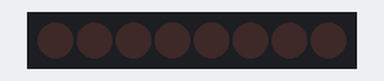
Recording of a sketch running on a simulated Arduino Uno, built with avr-gcc and run on an emulated ATmega328P. Parts: 8 shift-register outputs drawn as a row of LEDs (first output left, lit = HIGH). Wiring (inferred from the names in the program): shift register (74HC595): data pin 4; shift clock pin 6; latch pin 5. Wiring (inferred from the signals the program sends): row of LEDs: on Q0, Q1, Q2, Q3, Q4, Q5, Q6, Q7.

Above: at 0.2 s.
At 1.7 s:
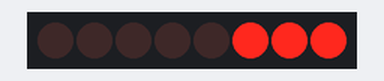
At 2.7 s:
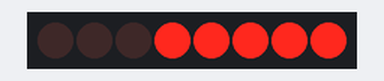
At 4.5 s:
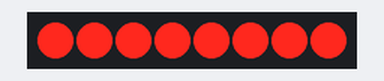
At 7.7 s:
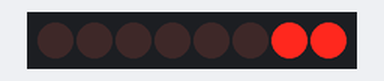
At 11.2 s:
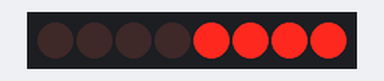
Timing chart, 0 to 11.7 s (numbered marks = the images above):
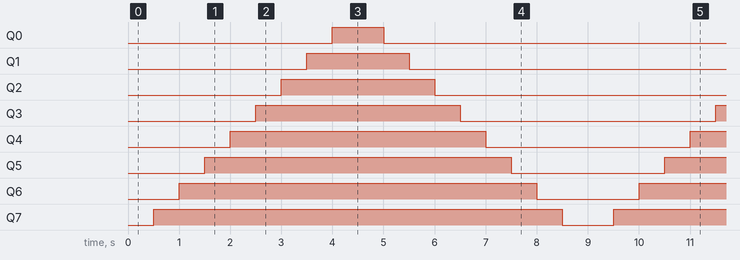

Measured:
- by itself, Q0: alternates HIGH for 1.0 s and LOW for 8.0 s
- by itself, Q1: alternates HIGH for 2.0 s and LOW for 7.0 s
- by itself, Q2: alternates HIGH for 3.0 s and LOW for 6.0 s
- by itself, Q3: alternates HIGH for 4.0 s and LOW for 5.0 s
- by itself, Q4: alternates HIGH for 5.0 s and LOW for 4.0 s
- by itself, Q5: alternates HIGH for 6.0 s and LOW for 3.0 s
- by itself, Q6: alternates HIGH for 7.0 s and LOW for 2.0 s
- by itself, Q7: alternates HIGH for 8.0 s and LOW for 1.0 s

The sketch:

shift_register.ino
```cpp
const int data = 4;
const int latch = 5;
const int clockp = 6;

byte leds= 0;


void setup() {
  pinMode(data,OUTPUT);
  pinMode(latch,OUTPUT);
  pinMode(clockp,OUTPUT);
  Serial.begin(9600);
}

void loop() {
  leds = 0;
  writeregister();
  delay(500);

  for(int i = 0; i<8;++i){
    bitSet(leds,i);
    writeregister();
    delay(500);
  }
  for(int i = 8; i >=0; i--){
    bitClear(leds,i);
    writeregister();
    delay(500);
  }
}

void writeregister(){
  digitalWrite(latch,LOW);
  shiftOut(data,clockp,LSBFIRST,leds);
  digitalWrite(latch,HIGH);
}
```
